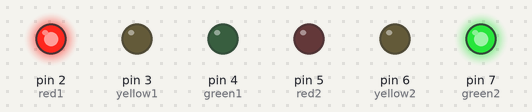
Simulated run of this sketch. Board: Arduino Uno, built with avr-gcc and run on an emulated ATmega328P. Shown: output pins drawn as LEDs (lit = HIGH).

Above: at 0.1 s.
At 5.6 s:
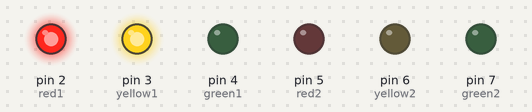
At 9.1 s:
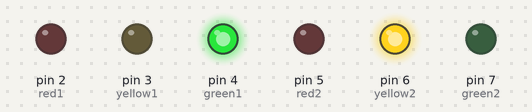
At 19.1 s:
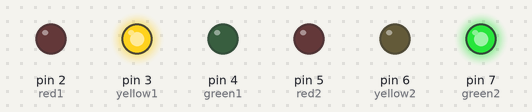
At 20.1 s:
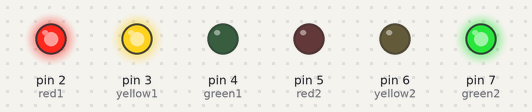
At 35.1 s:
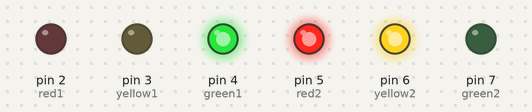
Timing chart, 0 to 36.6 s (numbered marks = the images above):
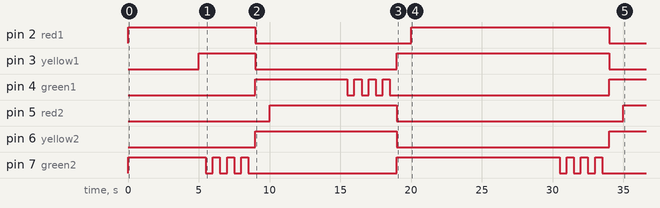

Measured:
- by itself, pin 2 (red1): LOW → HIGH at 0.00 s, → LOW 9.0 s later, → HIGH 11.0 s later, → LOW 14.0 s later
- by itself, pin 3 (yellow1): LOW → HIGH at 5.0 s, → LOW 4.0 s later, → HIGH 10.0 s later, → LOW 15.0 s later
- by itself, pin 4 (green1): goes HIGH 6.5 s, 3 × (LOW 0.50 s, HIGH 0.50 s), LOW 15.5 s, then HIGH
- by itself, pin 5 (red2): LOW → HIGH at 10.0 s, → LOW 9.0 s later, → HIGH 16.0 s later
- by itself, pin 6 (yellow2): LOW → HIGH at 9.0 s, → LOW 10.0 s later, → HIGH 15.0 s later
- by itself, pin 7 (green2): goes HIGH 5.5 s, 3 × (LOW 0.50 s, HIGH 0.50 s), LOW 10.5 s, HIGH 11.5 s, 3 × (LOW 0.50 s, HIGH 0.50 s), then LOW

The sketch:

semaforo.ino
```cpp
  int red1 = 2;
  int yellow1 = 3;
  int green1 = 4;
  int red2 = 5;
  int yellow2 = 6;
  int green2 = 7;

void setup() {
  // put your setup code here, to run once:
  pinMode(red1, OUTPUT);
  pinMode(yellow1, OUTPUT);
  pinMode(green1, OUTPUT);
  pinMode(red2, OUTPUT);
  pinMode(yellow2, OUTPUT);
  pinMode(green2, OUTPUT);
}
void lampeggia1()
{
  digitalWrite (green1, HIGH);
  delay (500);
  digitalWrite (green1, LOW);
  delay (500);
}
void lampeggia2()
{
  digitalWrite(green2, HIGH);
  delay(500);
  digitalWrite(green2, LOW);
  delay(500);
}
void loop() {
  // put your main code here, to run repeatedly:
  digitalWrite (red1, HIGH);
  digitalWrite (green2, HIGH);
  delay (5000);
  digitalWrite (yellow1, HIGH);
  lampeggia2();
  lampeggia2();
  lampeggia2();
  lampeggia2();
  digitalWrite (red1, LOW);
  digitalWrite (yellow1, LOW);
  digitalWrite (green1, HIGH);
  digitalWrite (yellow2, HIGH);
  delay(1000);
  digitalWrite (red2, HIGH);
  delay(5000);
  digitalWrite(yellow2, HIGH);
  lampeggia1();
  lampeggia1();
  lampeggia1();
  lampeggia1();
  digitalWrite(red2, LOW);
  digitalWrite(green2, HIGH);
  digitalWrite(yellow2, LOW);
  digitalWrite (yellow1, HIGH);
  delay (1000);
  digitalWrite (red1, HIGH);
  delay(5000);

}
```
